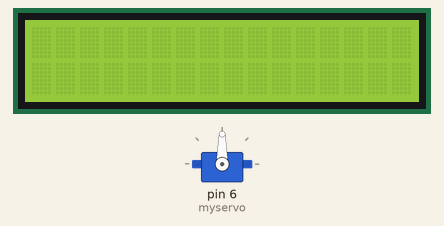
Simulated run of this sketch. Board: Arduino Uno, built with avr-gcc and run on an emulated ATmega328P. On the bench: servo, 16×2 character LCD. What the sketch prints to the serial monitor is not drawn.

Above: at 0.1 s.
Timing chart, 0 to 4.7 s (numbered marks = the images above):
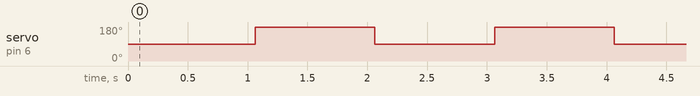

Measured:
- by itself, servo on pin 6 (myservo): alternates 180° for 1.0 s and 90° for 1.0 s

The sketch:

Servo.ino
```cpp
#include <LiquidCrystal.h>

// include servo library
#include <Servo.h>
// name the servo, here Servo is class/
Servo myservo;
int in = 0;
//int pot = A15;

const int rs=8,en=9,d4=10,d5=11,d6=12,d7=13;
LiquidCrystal lcd(rs,en,d4,d5,d6,d7);
int F = 2;
void setup() {
  // put your setup code here, to run once:
  myservo.attach(6);
  lcd.begin(16,2);
  Serial.begin(9600);
  pinMode(F,INPUT);
//  pinMode(pot,INPUT);
}

void loop() {
  // put your main code here, to run repeatedly:
//  int movement = analogRead(pot);
//  movement = map(movement,0,1024,0,180);

//  lcd.clear();
//  lcd.print("Servo Angle:");
//  lcd.print(movement);
//  myservo.write(movement);
//  delay(1500);
//Swap();
//    myservo.write(360);
//    Serial.println("360o");
//    delay(1000);
//    myservo.write(180);
//    Serial.println("180o");
//    delay(1000);
//    myservo.write(90);
//    Serial.println("90o");
//    delay(1000);
//    myservo.write(0);
//    Serial.println("0o");
//    delay(1000);

//   int f = digitalRead(F);
//
//   if ((f==1))
//   {
//    t();
//    Serial.println("yo");
//   }
//

  myservo.write(90);
  delay(1000);
  Serial.println("9o");
  myservo.write(180);
  delay(1000);
  Serial.println("18o");
}

//void Swap()
//{
//  lcd.clear();
//  Serial.println("Swapping ");
//
//
//  if ((f==1))
//  {
//      myservo.write(90);
//
//  }
//}


void t()
{
   for(int i = 90;i<=180;i++)
    {
      myservo.write(i);
      delay(5);
    }
    for(int i = 180;i>=90;i--)
    {
      myservo.write(i);
      delay(5);
    }
}
```
